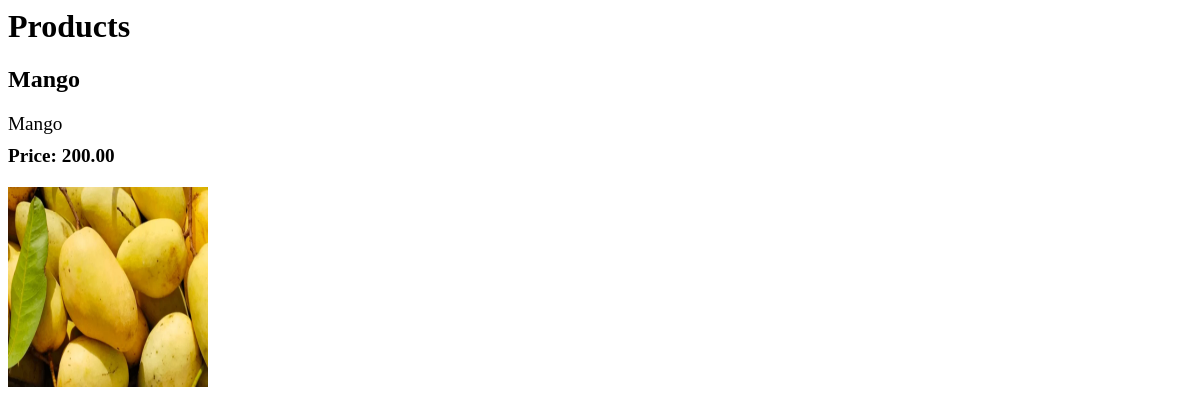
Before: /products/product/1 with the older database file.
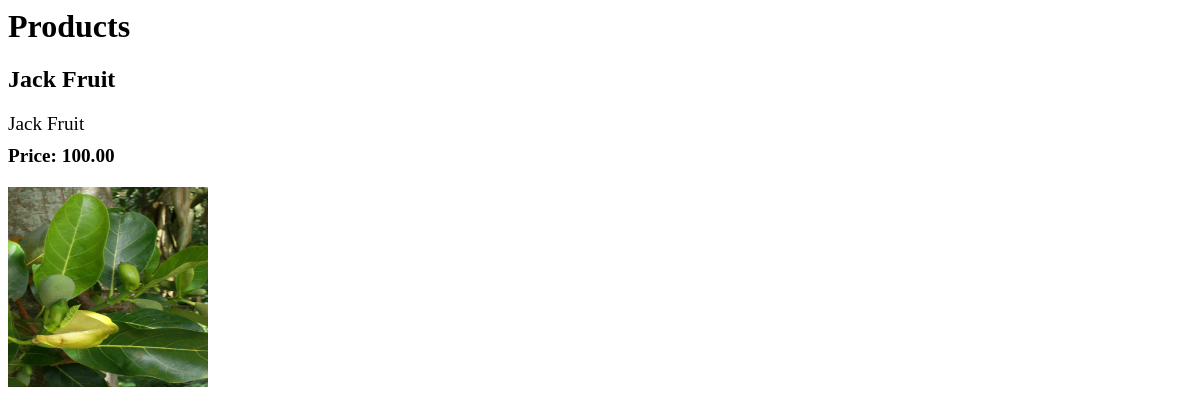
After: the same page with the newer database file.
### Products/models.py (models this page shows, shortened)
class Product(models.Model):
    name = models.CharField(max_length=100)
    description = models.TextField()
    image = models.ImageField(upload_to='products', null=True, blank=True)
    price = models.DecimalField(max_digits=10, decimal_places=2, null=True, blank=True)
    base_price = models.DecimalField(max_digits=10, decimal_places=2)
    category = models.ForeignKey(Category, on_delete=models.CASCADE)
    in_stock = models.BooleanField(default=True)
    class Meta:
        verbose_name = 'Product'

### Products/views.py (the view)
# urls.py: path('product/<int:id>', product_detail, name='product_detail'),
def product_detail(request, id):
    try:
        product = Product.objects.get(id=id)
    except Product.DoesNotExist:
        product = None
    context = {
        "product": product
    }
    return render(request, 'product_details.html', context)

### Products/templates/product_details.html (shortened to what this page needs)
{% load static %}
<html>
    <head>
        <link rel="stylesheet" href="{% static 'product.css' %}">
    </head>
    <body>
        <h1>Products</h1>
        <div class="products">
            <div class="product">
                <h2>{{ product.name }}</h2>
                <p id="description">{{ product.description }}</p>
                <p id="price">Price: {{ product.price }}</p>
                <img id="image" src="{{ product.image.url }}" alt="product image" width="200" height="200">
            </div>
        </div>
    </body>
</html>

### Products/static/product.css (style rules this page uses)
.products { margin-top: 20px; margin-bottom: 20px; }
#description { font-size: 1.2em; margin-top: 10px; margin-bottom: 10px; }
#price { font-size: 1.2em; font-weight: bold; margin-top: 10px; margin-bottom: 10px; }
#image { margin-top: 10px; margin-bottom: 10px; }

Changed rows visible on the page:
changed Product: name "Mango" → "Jack Fruit"; description "Mango" → "Jack Fruit"; price "200.00" → "100.00"; image: a different picture
